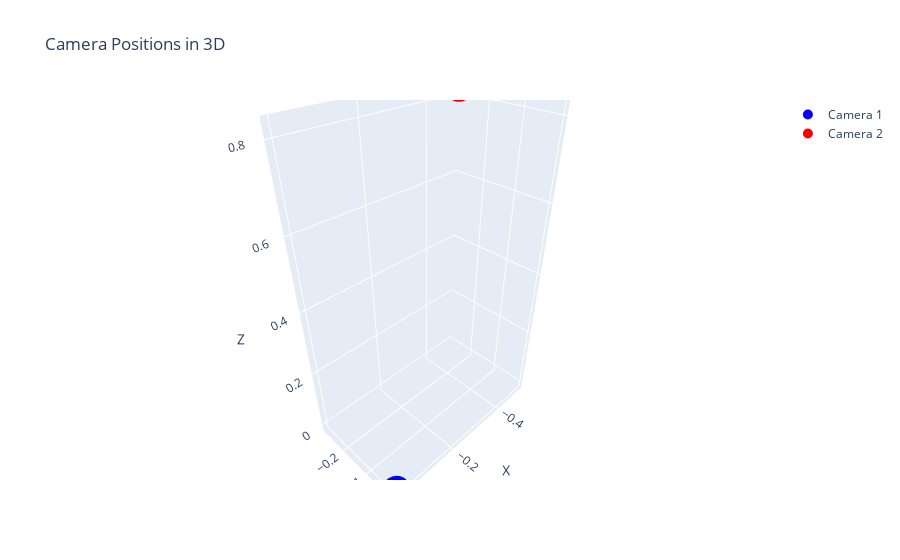

Notebook code for this chart:
### Code cell
fig = go.Figure()
fig.add_trace(go.Scatter3d(x=[0], y=[0], z=[0], mode='markers', marker=dict(size=10, color='blue'), name='Camera 1'))
fig.add_trace(go.Scatter3d(x=[T[0]], y=[T[1]], z=[T[2]], mode='markers', marker=dict(size=10, color='red'), name='Camera 2'))
fig.add_trace(go.Scatter3d(x=points_3D_1[:, 0], y=points_3D_1[:, 1], z=points_3D_1[:, 2], mode='markers', marker=dict(size=5, color='green', opacity=0.5), name='Observed Points (R1, t)'))
fig.update_layout(scene=dict(xaxis_title='X', yaxis_title='Y', zaxis_title='Z'), title="Camera Positions in 3D")
fig.show()

### Figure 1 — Plotly figure (JSON) as saved in the notebook; plotly's stock layout.template omitted (floating-point values rounded to 4 significant figures)
{"data": [{"marker": {"color": "blue", "size": 10}, "mode": "markers", "name": "Camera 1", "type": "scatter3d", "x": [0], "y": [0], "z": [0]}, {"marker": {"color": "red", "size": 10}, "mode": "markers", "name": "Camera 2", "type": "scatter3d", "x": [-0.5018], "y": [-0.2858], "z": [0.8164]}], "layout": {"scene": {"xaxis": {"title": {"text": "X"}}, "yaxis": {"title": {"text": "Y"}}, "zaxis": {"title": {"text": "Z"}}}, "title": {"text": "Camera Positions in 3D"}}}
